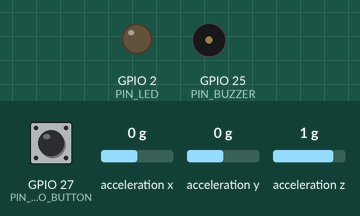
This sketch was run on a simulated ESP32. On the bench: output pins drawn as LEDs (lit = HIGH), buzzer (waves = sounding, pin HIGH). Wiring (inferred from the names in the program): MPU-6050 motion sensor at I2C address 0x68. The test bench sets the inputs (shaded band); at power-on: GPIO 27 (PIN_DEMO_BUTTON) HIGH, acceleration x 0 g, acceleration y 0 g, acceleration z 1 g. WiFi joins after 1.5 s; servers stay silent unless stated; uploads are accepted with an empty reply; what the sketch prints to the serial monitor is not drawn.

Above: at 2.7 s.
2.8 s: GPIO 27 (PIN_DEMO_BUTTON) pulled LOW for 0.15 s
At 3.5 s:
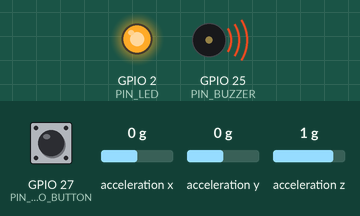
5.9 s: GPIO 27 (PIN_DEMO_BUTTON) pulled LOW for 3.2 s
At 11.96 s:
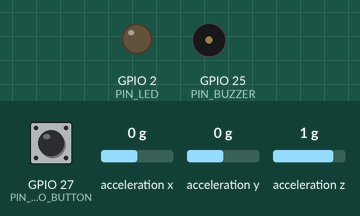
12.1 s: GPIO 27 (PIN_DEMO_BUTTON) pulled LOW for 1 s
At 16.31 s:
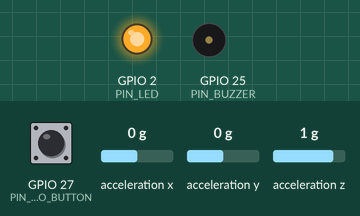
Timing chart, 0 to 18.0 s (numbered marks = the images above; inputs shaded):
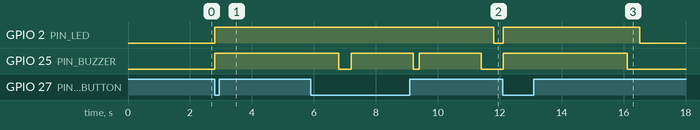

The sketch:

collar.ino
```cpp
/*
  Pawse collar firmware — ESP32 + one MPU6050 + buzzer + demo button.

  Hardware note (2026-09-27): the collar carries a single MPU6050, not the
  dual-IMU layout the original PRD assumed — PRD.md/SYSTEM_DESIGN.md are
  updated to match. There's no second unit to fall back to, so a failed sensor
  read is a hard skip for that tick, not a "degraded but continuing" state.

  On-device motion classification (PRD FR-1.2) so the buzzer never depends on
  WiFi (PRD §5 rule 4) — classification and the local beep happen in loop()
  before anything is sent over the network. Thresholds here MUST stay in sync
  with backend/fusion-service/src/lib/motionClassifier.js (used by the Node
  device simulator for testing this same logic without hardware) — see that
  file's header comment for where the numbers come from and why they're
  engineering defaults, not exact dataset-measured cutoffs.

  Telemetry is posted to the local-only collar path documented in
  backend/README.md ("Collar (ESP32) sensor ingestion — local-only, no IoT
  Hub yet") — POST http://<mac LAN ip>:7071/api/sensor-data. Moving to the
  real WiFi/MQTT -> IoT Hub uplink (SYSTEM_DESIGN.md §5) is a transport swap
  once a device identity is provisioned, not a rewrite of this file's sensing
  or classification logic.

  Demo button (PRD §8 "manual mark this as an event" button): press it to
  force an immediate distress alert end to end, without waiting for a real
  seizure-like motion — useful for demoing the alert pipeline on a bench.

  Cue playback (single beep = "sit", continuous beep = "handshake", PRD §11):
  BEEP_PATTERNS below is the on-device half of that vocabulary.

  Wellness check-in (owner-initiated "is my dog actually okay right now?"):
  since there's no persistent local push channel yet, the collar polls
  GET /api/devices/{deviceId}/pending-command every few seconds. A pending
  "check_in" command plays a short double-beep (distinct from the sit/
  handshake cues) to get the dog's attention, then switches telemetry to a
  short high-rate burst so the owner's dashboard gets a dense live read of
  motion — enough to tell "just resting" from "not responding, not moving."
*/

#include <Wire.h>
#include <WiFi.h>
#include <HTTPClient.h>

// ---- Fill in for your network / pilot dog before flashing ----
const char *WIFI_SSID = "YOUR_WIFI_SSID";
const char *WIFI_PASSWORD = "YOUR_WIFI_PASSWORD";
const char *SERVER_HOST = "http://192.168.1.100:7071"; // api-service LAN address (ipconfig getifaddr en0)
const char *DOG_ID = "test-dog";
const char *DEVICE_ID = "collar-cupid-001";

// ---- Pins ----
const int PIN_BUZZER = 25;
const int PIN_LED = LED_BUILTIN; // green/red status LED (PRD §8)
const int PIN_DEMO_BUTTON = 27;  // INPUT_PULLUP; press = force a distress alert
const int MPU_ADDR = 0x68;       // single MPU6050, AD0 pulled low

// ---- Motion classifier thresholds ----
// Keep numbers identical to motionClassifier.js's header comment.
const float REST_ENERGY_G = 0.15;
const float PACING_ENERGY_G = 0.5;
const unsigned long PACING_MIN_DURATION_MS = 20000;
const float JERK_SPIKE_G = 2.5;
const unsigned long JERK_SPIKE_WINDOW_MS = 1500;
const int JERK_SPIKES_FOR_DISTRESS = 3;

const unsigned long SAMPLE_INTERVAL_MS = 50;        // 20 Hz on-device classification
const unsigned long POST_INTERVAL_MS = 1000;        // duty-cycled uplink (PRD §15 battery target)
const unsigned long CHECKIN_POST_INTERVAL_MS = 250; // dense "live stream" rate during a wellness check-in
const unsigned long CHECKIN_BURST_MS = 10000;        // how long the dense rate lasts after a check-in beep
const unsigned long PENDING_COMMAND_POLL_MS = 3000;  // how often to ask the server for a queued check-in/cue
const unsigned long SPIKE_HISTORY_MAX = 8;

float lastMagnitude = -1;
unsigned long stillSinceMs = 0;
bool isStill = false;
unsigned long pacingSinceMs = 0;
bool isPacing = false;
unsigned long spikeTimestamps[SPIKE_HISTORY_MAX];
int spikeCount = 0;

String currentMotionClass = "normal";
float currentMotionEnergy = 0;
unsigned long currentStillDurationSec = 0;
bool mpuOk = false;

unsigned long lastSampleAt = 0;
unsigned long lastPostAt = 0;
unsigned long lastPendingPollAt = 0;
unsigned long forcedDistressUntil = 0;
unsigned long checkInBurstUntil = 0;

// Single beep = "sit", continuous beep = "handshake" (PRD §11 defaults — owner-
// configurable from the website; this map is the on-device fallback/default set).
// "check_in" is not a trainable cue (no posture match is scored for it) — it's the
// wellness-check beep, kept visually/audibly distinct as a double-beep.
struct BeepPattern {
  const char *cue;
  int beepCount;   // 0 means "continuous" (handled specially in playCue)
  int onMs;
  int offMs;
};
const BeepPattern BEEP_PATTERNS[] = {
  {"sit", 1, 200, 0},
  {"handshake", 0, 150, 100}, // continuous: on/off repeats for CONTINUOUS_DURATION_MS
  {"check_in", 2, 120, 120},
};
const unsigned long CONTINUOUS_DURATION_MS = 2000;
const unsigned long DISTRESS_BEEP_MS = 2000; // PRD FR-3.2 "long beep" for distress

bool readMpu(float *ax, float *ay, float *az) {
  Wire.beginTransmission(MPU_ADDR);
  Wire.write(0x3B); // ACCEL_XOUT_H
  if (Wire.endTransmission(false) != 0) return false;
  if (Wire.requestFrom(MPU_ADDR, 6) != 6) return false;

  int16_t rawX = (Wire.read() << 8) | Wire.read();
  int16_t rawY = (Wire.read() << 8) | Wire.read();
  int16_t rawZ = (Wire.read() << 8) | Wire.read();

  const float SENSITIVITY = 16384.0; // MPU6050 default range: +-2g
  *ax = rawX / SENSITIVITY;
  *ay = rawY / SENSITIVITY;
  *az = rawZ / SENSITIVITY;
  return true;
}

bool initMpu() {
  Wire.beginTransmission(MPU_ADDR);
  Wire.write(0x6B); // PWR_MGMT_1
  Wire.write(0x00); // wake up from sleep
  return Wire.endTransmission() == 0;
}

void classifyMotion() {
  float ax, ay, az;
  if (!mpuOk || !readMpu(&ax, &ay, &az)) return; // sensor unreadable this tick — keep last known class

  unsigned long now = millis();
  float mag = sqrt(ax * ax + ay * ay + az * az);
  float dynamicEnergy = fabs(mag - 1.0);
  float jerk = (lastMagnitude < 0) ? 0 : fabs(mag - lastMagnitude);
  lastMagnitude = mag;

  if (jerk >= JERK_SPIKE_G) {
    if (spikeCount < SPIKE_HISTORY_MAX) spikeTimestamps[spikeCount++] = now;
  }
  int kept = 0;
  for (int i = 0; i < spikeCount; i++) {
    if (now - spikeTimestamps[i] <= JERK_SPIKE_WINDOW_MS) spikeTimestamps[kept++] = spikeTimestamps[i];
  }
  spikeCount = kept;

  bool moving = dynamicEnergy >= REST_ENERGY_G;
  if (moving) { isStill = false; }
  else if (!isStill) { isStill = true; stillSinceMs = now; }

  bool pacingNow = dynamicEnergy >= PACING_ENERGY_G;
  if (pacingNow) { if (!isPacing) { isPacing = true; pacingSinceMs = now; } }
  else { isPacing = false; }

  currentStillDurationSec = isStill ? (now - stillSinceMs) / 1000 : 0;
  currentMotionEnergy = dynamicEnergy;

  if (spikeCount >= JERK_SPIKES_FOR_DISTRESS) {
    currentMotionClass = "distress";
  } else if (isPacing && (now - pacingSinceMs) >= PACING_MIN_DURATION_MS) {
    currentMotionClass = "minor_anomaly";
  } else {
    currentMotionClass = "normal";
  }
}

// The beep is the ONLY output that must never wait on the network (PRD §5 rule 4).
void buzz(unsigned long durationMs) {
  digitalWrite(PIN_BUZZER, HIGH);
  delay(durationMs);
  digitalWrite(PIN_BUZZER, LOW);
}

void playCue(const char *cueId) {
  for (auto &pattern : BEEP_PATTERNS) {
    if (strcmp(pattern.cue, cueId) != 0) continue;
    if (pattern.beepCount == 0) {
      unsigned long start = millis();
      while (millis() - start < CONTINUOUS_DURATION_MS) {
        digitalWrite(PIN_BUZZER, HIGH);
        delay(pattern.onMs);
        digitalWrite(PIN_BUZZER, LOW);
        delay(pattern.offMs);
      }
    } else {
      for (int i = 0; i < pattern.beepCount; i++) {
        buzz(pattern.onMs);
        delay(pattern.offMs);
      }
    }
    return;
  }
}

void postTelemetry(const char *motionClass, float motionEnergy, unsigned long stillDurationSec, const char *vocalClass) {
  if (WiFi.status() != WL_CONNECTED) return; // buzzer already fired locally; uplink is best-effort (PRD §5 rule 4, SYSTEM_DESIGN §9.1)

  HTTPClient http;
  http.begin(String(SERVER_HOST) + "/api/sensor-data");
  http.addHeader("Content-Type", "application/json");

  String body = String("{\"dogId\":\"") + DOG_ID + "\",\"deviceId\":\"" + DEVICE_ID +
                 "\",\"motionClass\":\"" + motionClass + "\",\"vocalClass\":\"" + vocalClass +
                 "\",\"stillDurationSec\":" + String(stillDurationSec) +
                 ",\"motionEnergy\":" + String(motionEnergy, 3) +
                 ",\"batteryPct\":" + String(80) + "}"; // TODO: real battery ADC read once the power circuit is finalized (PRD §8)

  http.POST(body);
  http.end();
}

// Wellness check-in polling: at-most-once delivery (the server clears the pending
// command as soon as it hands it back), so a dropped WiFi packet just means the
// owner's next check-in click tries again — never a duplicate beep pair.
void pollPendingCommand() {
  if (WiFi.status() != WL_CONNECTED) return;

  HTTPClient http;
  http.begin(String(SERVER_HOST) + "/api/devices/" + DEVICE_ID + "/pending-command");
  int status = http.GET();
  if (status == 200) {
    String body = http.getString();
    if (body.indexOf("\"cue\"") >= 0) {
      int start = body.indexOf(':', body.indexOf("\"cue\"")) + 2;
      int end = body.indexOf('"', start);
      String cue = body.substring(start, end);
      Serial.println("Pending command received: " + cue);
      playCue(cue.c_str());
      if (cue == "check_in") checkInBurstUntil = millis() + CHECKIN_BURST_MS;
    }
  }
  http.end();
}

void setup() {
  Serial.begin(115200);
  pinMode(PIN_BUZZER, OUTPUT);
  pinMode(PIN_LED, OUTPUT);
  pinMode(PIN_DEMO_BUTTON, INPUT_PULLUP);

  Wire.begin();
  mpuOk = initMpu();
  if (!mpuOk) Serial.println("MPU6050 init failed — no motion classification until it recovers");

  WiFi.begin(WIFI_SSID, WIFI_PASSWORD);
  Serial.print("Connecting to WiFi");
  unsigned long wifiStart = millis();
  while (WiFi.status() != WL_CONNECTED && millis() - wifiStart < 15000) {
    delay(300);
    Serial.print(".");
  }
  Serial.println(WiFi.status() == WL_CONNECTED ? " connected" : " not connected — buzzer still works offline (PRD §5 rule 4)");
}

void loop() {
  unsigned long now = millis();

  if (now - lastSampleAt >= SAMPLE_INTERVAL_MS) {
    lastSampleAt = now;
    classifyMotion();

    if (digitalRead(PIN_DEMO_BUTTON) == LOW) { // active-low, INPUT_PULLUP
      forcedDistressUntil = now + 3000; // debounce-ish: hold the forced state briefly so one press reliably posts once
      Serial.println("Demo button pressed — forcing a distress alert");
    }

    bool forced = now < forcedDistressUntil;
    const char *effectiveClass = forced ? "distress" : currentMotionClass.c_str();
    digitalWrite(PIN_LED, strcmp(effectiveClass, "normal") == 0 ? LOW : HIGH);

    if (strcmp(effectiveClass, "distress") == 0) {
      buzz(DISTRESS_BEEP_MS); // long beep, fires with zero network dependency
    } else if (strcmp(effectiveClass, "minor_anomaly") == 0) {
      buzz(150); // short beep, logged-only tier
    }

    bool inCheckInBurst = now < checkInBurstUntil;
    unsigned long postInterval = inCheckInBurst ? CHECKIN_POST_INTERVAL_MS : POST_INTERVAL_MS;
    if (now - lastPostAt >= postInterval) {
      lastPostAt = now;
      postTelemetry(effectiveClass, forced ? 3.0 : currentMotionEnergy, currentStillDurationSec, "silence");
    }
  }

  if (now - lastPendingPollAt >= PENDING_COMMAND_POLL_MS) {
    lastPendingPollAt = now;
    pollPendingCommand();
  }
}
```

Measured:
- after the input at 2.8 s, GPIO 2 (PIN_LED), GPIO 25 (PIN_BUZZER): LOW → HIGH at once
- after the input at 5.9 s, GPIO 2 (PIN_LED): HIGH → LOW after 5.9 s instead of 1.3 s
- after the input at 12.1 s, GPIO 2 (PIN_LED): LOW → HIGH at once, → LOW 4.4 s later; GPIO 25 (PIN_BUZZER): LOW → HIGH at once, → LOW 4.0 s later
